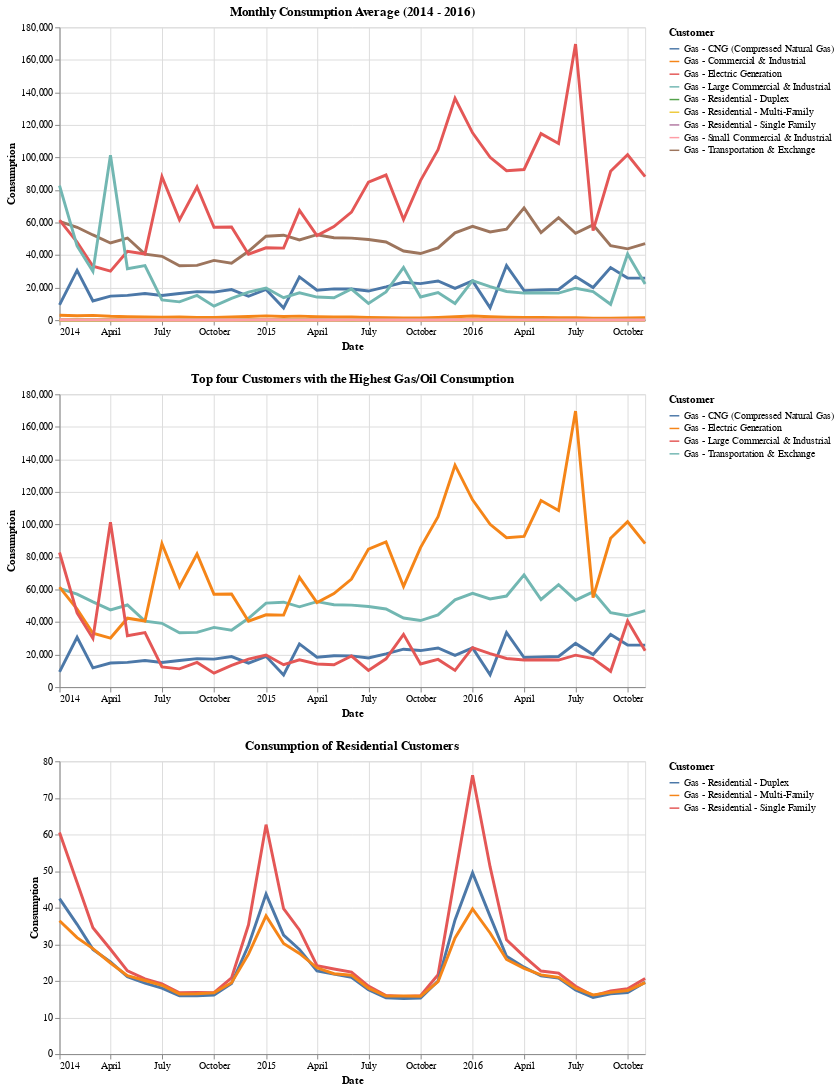

The notebook cell this image was saved under:
### Markdown cell above
### Customer Type
* Top four customers with the highest gas consumption were:
    - Gas - CNG (Compressed Natural Gas)
    - Gas - Large Commercial & Industrial
    - Gas - Electric Generation
    - Gas - Transportation & Exchange
* Residential customers had stable yearly consumption during the three-year period.

### Code cell
# Gas & Oil - Monthly Consumption Average (2014 - 2016)

highlight = alt.selection_multi(on='mouseover')

a0 = alt.Chart(df).mark_line().encode(
    x= alt.X('Date:T'),
    y='Consumption:Q',
    color= alt.condition(highlight,'Customer', alt.value('lightgray')),
    size=alt.condition(~highlight, alt.value(1), alt.value(3))
).properties(
    width=600, height=300,
    title='Monthly Consumption Average (2014 - 2016)',
    selection=highlight
)

# Plotting the top four consumers

highlight = alt.selection_multi(on='mouseover')

a1 = alt.Chart(df).mark_line().encode(
    x = alt.X('Date:T'),
    y = 'Consumption:Q',
    color= alt.condition(highlight,'Customer', alt.value('lightgray')),
    size=alt.condition(~highlight, alt.value(1), alt.value(3))
).properties(
    width=600, height=300,
    selection=highlight,
    title='Top four Customers with the Highest Gas/Oil Consumption'
).transform_filter(
    alt.FieldOneOfPredicate(field='Customer', oneOf=['Gas - CNG (Compressed Natural Gas)',
                                                     'Gas - Large Commercial & Industrial',
                                                     'Gas - Electric Generation',                                                    
                                                     'Gas - Transportation & Exchange']
                                                     )
)

a2 = alt.Chart(df).mark_line().encode(
    x = alt.X('Date:T'),
    y = 'Consumption:Q',
    color= alt.condition(highlight,'Customer', alt.value('lightgray')),
    size=alt.condition(~highlight, alt.value(1), alt.value(3))
).properties(
    width=600, height=300,
    selection=highlight,
    title='Consumption of Residential Customers'
).transform_filter(
    alt.FieldOneOfPredicate(field='Customer', oneOf=['Gas - Residential - Single Family',
                                                     'Gas - Residential - Multi-Family',
                                                     'Gas - Residential - Duplex']
                                                     )
)

(a0 & a1 & a2).resolve_scale(color='independent')

### Figure 1 — Vega-Lite specification as saved in the notebook (floating-point values rounded to 4 significant figures; data arrays with more than 128 entries replaced by an {"elided": "..."} marker saying what was removed)
{"config": {"view": {"continuousWidth": 400, "continuousHeight": 300}}, "vconcat": [{"mark": "line", "encoding": {"color": {"condition": {"type": "nominal", "field": "Customer", "selection": "selector001"}, "value": "lightgray"}, "size": {"condition": {"value": 1, "selection": {"not": "selector001"}}, "value": 3}, "x": {"type": "temporal", "field": "Date"}, "y": {"type": "quantitative", "field": "Consumption"}}, "height": 300, "selection": {"selector001": {"type": "multi", "on": "mouseover"}}, "title": "Monthly Consumption Average (2014 - 2016)", "width": 600}, {"mark": "line", "encoding": {"color": {"condition": {"type": "nominal", "field": "Customer", "selection": "selector002"}, "value": "lightgray"}, "size": {"condition": {"value": 1, "selection": {"not": "selector002"}}, "value": 3}, "x": {"type": "temporal", "field": "Date"}, "y": {"type": "quantitative", "field": "Consumption"}}, "height": 300, "selection": {"selector002": {"type": "multi", "on": "mouseover"}}, "title": "Top four Customers with the Highest Gas/Oil Consumption", "transform": [{"filter": {"field": "Customer", "oneOf": ["Gas - CNG (Compressed Natural Gas)", "Gas - Large Commercial & Industrial", "Gas - Electric Generation", "Gas - Transportation & Exchange"]}}], "width": 600}, {"mark": "line", "encoding": {"color": {"condition": {"type": "nominal", "field": "Customer", "selection": "selector002"}, "value": "lightgray"}, "size": {"condition": {"value": 1, "selection": {"not": "selector002"}}, "value": 3}, "x": {"type": "temporal", "field": "Date"}, "y": {"type": "quantitative", "field": "Consumption"}}, "height": 300, "selection": {"selector002": {"type": "multi", "on": "mouseover"}}, "title": "Consumption of Residential Customers", "transform": [{"filter": {"field": "Customer", "oneOf": ["Gas - Residential - Single Family", "Gas - Residential - Multi-Family", "Gas - Residential - Duplex"]}}], "width": 600}], "data": {"name": "data-df061f9626ae909493c91242943b5a39"}, "resolve": {"scale": {"color": "independent"}}, "$schema": "https://vega.github.io/schema/vega-lite/v4.8.1.json", "datasets": {"data-df061f9626ae909493c91242943b5a39": {"elided": "315 records"}}}
